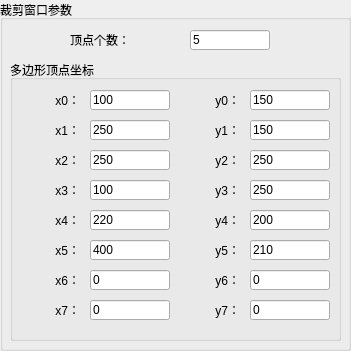
    <widget class="QGroupBox" name="groupBox_2">
     <property name="geometry">
      <rect>
       <x>370</x>
       <y>80</y>
       <width>351</width>
       <height>351</height>
      </rect>
     </property>
     <property name="title">
      <string>裁剪窗口参数</string>
     </property>
     <widget class="QLabel" name="label_4">
      <property name="geometry">
       <rect>
        <x>70</x>
        <y>30</y>
        <width>69</width>
        <height>20</height>
       </rect>
      </property>
      <property name="text">
       <string>顶点个数：</string>
      </property>
     </widget>
     <widget class="QLineEdit" name="lineEdit_n_c">
      <property name="geometry">
       <rect>
        <x>190</x>
        <y>30</y>
        <width>80</width>
        <height>20</height>
       </rect>
      </property>
      <property name="text">
       <string>5</string>
      </property>
     </widget>
     <widget class="QGroupBox" name="groupBox_nodeList_5">
      <property name="geometry">
       <rect>
        <x>10</x>
        <y>60</y>
        <width>331</width>
        <height>281</height>
       </rect>
      </property>
      <property name="title">
       <string>多边形顶点坐标</string>
      </property>
      <widget class="QLineEdit" name="lineEdit_x0_c">
       <property name="geometry">
        <rect>
         <x>80</x>
         <y>30</y>
         <width>80</width>
         <height>20</height>
        </rect>
       </property>
       <property name="text">
        <string>100</string>
       </property>
      </widget>
      <widget class="QLabel" name="label_x0_5">
       <property name="geometry">
        <rect>
         <x>20</x>
         <y>30</y>
         <width>50</width>
         <height>20</height>
        </rect>
       </property>
       <property name="text">
        <string>x0：</string>
       </property>
       <property name="alignment">
        <set>Qt::AlignRight|Qt::AlignTrailing|Qt::AlignVCenter</set>
       </property>
      </widget>
      <widget class="QLabel" name="label_y0_4">
       <property name="geometry">
        <rect>
         <x>180</x>
         <y>30</y>
         <width>50</width>
         <height>20</height>
        </rect>
       </property>
       <property name="text">
        <string>y0：</string>
       </property>
       <property name="alignment">
        <set>Qt::AlignRight|Qt::AlignTrailing|Qt::AlignVCenter</set>
       </property>
      </widget>
      <widget class="QLineEdit" name="lineEdit_y0_c">
       <property name="geometry">
        <rect>
         <x>240</x>
         <y>30</y>
         <width>80</width>
         <height>20</height>
        </rect>
       </property>
       <property name="text">
        <string>150</string>
       </property>
      </widget>
      <widget class="QLabel" name="label_x1_44">
       <property name="geometry">
        <rect>
         <x>180</x>
         <y>60</y>
         <width>50</width>
         <height>20</height>
        </rect>
       </property>
       <property name="text">
        <string>y1：</string>
       </property>
       <property name="alignment">
        <set>Qt::AlignRight|Qt::AlignTrailing|Qt::AlignVCenter</set>
       </property>
      </widget>
      <widget class="QLineEdit" name="lineEdit_y1_c">
       <property name="geometry">
        <rect>
         <x>240</x>
         <y>60</y>
         <width>80</width>
         <height>20</height>
        </rect>
       </property>
       <property name="text">
        <string>150</string>
       </property>
      </widget>
      <widget class="QLabel" name="label_x1_45">
       <property name="geometry">
        <rect>
         <x>20</x>
         <y>60</y>
         <width>50</width>
         <height>20</height>
        </rect>
       </property>
       <property name="text">
        <string>x1：</string>
       </property>
       <property name="alignment">
        <set>Qt::AlignRight|Qt::AlignTrailing|Qt::AlignVCenter</set>
       </property>
      </widget>
      <widget class="QLineEdit" name="lineEdit_x1_c">
       <property name="geometry">
        <rect>
         <x>80</x>
         <y>60</y>
         <width>80</width>
         <height>20</height>
        </rect>
       </property>
       <property name="text">
        <string>250</string>
       </property>
      </widget>
      <widget class="QLabel" name="label_x1_46">
       <property name="geometry">
        <rect>
         <x>180</x>
         <y>90</y>
         <width>50</width>
         <height>20</height>
        </rect>
       </property>
       <property name="text">
        <string>y2：</string>
       </property>
       <property name="alignment">
        <set>Qt::AlignRight|Qt::AlignTrailing|Qt::AlignVCenter</set>
       </property>
      </widget>
      <widget class="QLineEdit" name="lineEdit_y2_c">
       <property name="geometry">
        <rect>
         <x>240</x>
         <y>90</y>
         <width>80</width>
         <height>20</height>
        </rect>
       </property>
       <property name="text">
        <string>250</string>
       </property>
      </widget>
      <widget class="QLabel" name="label_x1_47">
       <property name="geometry">
        <rect>
         <x>20</x>
         <y>90</y>
         <width>50</width>
         <height>20</height>
        </rect>
       </property>
       <property name="text">
        <string>x2：</string>
       </property>
       <property name="alignment">
        <set>Qt::AlignRight|Qt::AlignTrailing|Qt::AlignVCenter</set>
       </property>
      </widget>
      <widget class="QLineEdit" name="lineEdit_x2_c">
       <property name="geometry">
        <rect>
         <x>80</x>
         <y>90</y>
         <width>80</width>
         <height>20</height>
        </rect>
       </property>
       <property name="text">
        <string>250</string>
       </property>
      </widget>
      <widget class="QLabel" name="label_x1_48">
       <property name="geometry">
        <rect>
         <x>180</x>
         <y>120</y>
         <width>50</width>
         <height>20</height>
        </rect>
       </property>
       <property name="text">
        <string>y3：</string>
       </property>
       <property name="alignment">
        <set>Qt::AlignRight|Qt::AlignTrailing|Qt::AlignVCenter</set>
       </property>
      </widget>
      <widget class="QLineEdit" name="lineEdit_y3_c">
       <property name="geometry">
        <rect>
         <x>240</x>
         <y>120</y>
         <width>80</width>
         <height>20</height>
        </rect>
       </property>
       <property name="text">
        <string>250</string>
       </property>
      </widget>
      <widget class="QLabel" name="label_x1_49">
       <property name="geometry">
        <rect>
         <x>20</x>
         <y>120</y>
         <width>50</width>
         <height>20</height>
        </rect>
       </property>
       <property name="text">
        <string>x3：</string>
       </property>
       <property name="alignment">
        <set>Qt::AlignRight|Qt::AlignTrailing|Qt::AlignVCenter</set>
       </property>
      </widget>
      <widget class="QLineEdit" name="lineEdit_x3_c">
       <property name="geometry">
        <rect>
         <x>80</x>
         <y>120</y>
         <width>80</width>
         <height>20</height>
        </rect>
       </property>
       <property name="text">
        <string>100</string>
       </property>
      </widget>
      <widget class="QLabel" name="label_x1_50">
       <property name="geometry">
        <rect>
         <x>180</x>
         <y>150</y>
         <width>50</width>
         <height>20</height>
        </rect>
       </property>
       <property name="text">
        <string>y4：</string>
       </property>
       <property name="alignment">
        <set>Qt::AlignRight|Qt::AlignTrailing|Qt::AlignVCenter</set>
       </property>
      </widget>
      <widget class="QLineEdit" name="lineEdit_y4_c">
       <property name="geometry">
        <rect>
         <x>240</x>
         <y>150</y>
         <width>80</width>
         <height>20</height>
        </rect>
       </property>
       <property name="text">
        <string>200</string>
       </property>
      </widget>
      <widget class="QLabel" name="label_x1_51">
       <property name="geometry">
        <rect>
         <x>20</x>
         <y>150</y>
         <width>50</width>
         <height>20</height>
        </rect>
       </property>
       <property name="text">
        <string>x4：</string>
       </property>
       <property name="alignment">
        <set>Qt::AlignRight|Qt::AlignTrailing|Qt::AlignVCenter</set>
       </property>
      </widget>
      <widget class="QLineEdit" name="lineEdit_x4_c">
       <property name="geometry">
        <rect>
         <x>80</x>
         <y>150</y>
         <width>80</width>
         <height>20</height>
        </rect>
       </property>
       <property name="text">
        <string>220</string>
       </property>
      </widget>
      <widget class="QLabel" name="label_x1_52">
       <property name="geometry">
        <rect>
         <x>180</x>
         <y>180</y>
         <width>50</width>
         <height>20</height>
        </rect>
       </property>
       <property name="text">
        <string>y5：</string>
       </property>
       <property name="alignment">
        <set>Qt::AlignRight|Qt::AlignTrailing|Qt::AlignVCenter</set>
       </property>
      </widget>
      <widget class="QLineEdit" name="lineEdit_y5_c">
       <property name="geometry">
        <rect>
         <x>240</x>
         <y>180</y>
         <width>80</width>
         <height>20</height>
        </rect>
       </property>
       <property name="text">
        <string>210</string>
       </property>
      </widget>
      <widget class="QLabel" name="label_x1_53">
       <property name="geometry">
        <rect>
         <x>20</x>
         <y>180</y>
         <width>50</width>
         <height>20</height>
        </rect>
       </property>
       <property name="text">
        <string>x5：</string>
       </property>
       <property name="alignment">
        <set>Qt::AlignRight|Qt::AlignTrailing|Qt::AlignVCenter</set>
       </property>
      </widget>
      <widget class="QLineEdit" name="lineEdit_x5_c">
       <property name="geometry">
        <rect>
         <x>80</x>
         <y>180</y>
         <width>80</width>
         <height>20</height>
        </rect>
       </property>
       <property name="text">
        <string>400</string>
       </property>
      </widget>
      <widget class="QLabel" name="label_x1_54">
       <property name="geometry">
        <rect>
         <x>180</x>
         <y>210</y>
         <width>50</width>
         <height>20</height>
        </rect>
       </property>
       <property name="text">
        <string>y6：</string>
       </property>
       <property name="alignment">
        <set>Qt::AlignRight|Qt::AlignTrailing|Qt::AlignVCenter</set>
       </property>
      </widget>
      <widget class="QLineEdit" name="lineEdit_y6_c">
       <property name="geometry">
        <rect>
         <x>240</x>
         <y>210</y>
         <width>80</width>
         <height>20</height>
        </rect>
       </property>
       <property name="text">
        <string>0</string>
       </property>
      </widget>
      <widget class="QLabel" name="label_x1_55">
       <property name="geometry">
        <rect>
         <x>20</x>
         <y>210</y>
         <width>50</width>
         <height>20</height>
        </rect>
       </property>
       <property name="text">
        <string>x6：</string>
       </property>
       <property name="alignment">
        <set>Qt::AlignRight|Qt::AlignTrailing|Qt::AlignVCenter</set>
       </property>
      </widget>
      <widget class="QLineEdit" name="lineEdit_x6_c">
       <property name="geometry">
        <rect>
         <x>80</x>
         <y>210</y>
         <width>80</width>
         <height>20</height>
        </rect>
       </property>
       <property name="text">
        <string>0</string>
       </property>
      </widget>
      <widget class="QLabel" name="label_x1_56">
       <property name="geometry">
        <rect>
         <x>180</x>
         <y>240</y>
         <width>50</width>
         <height>20</height>
        </rect>
       </property>
       <property name="text">
        <string>y7：</string>
       </property>
       <property name="alignment">
        <set>Qt::AlignRight|Qt::AlignTrailing|Qt::AlignVCenter</set>
       </property>
      </widget>
      <widget class="QLineEdit" name="lineEdit_y7_c">
       <property name="geometry">
        <rect>
         <x>240</x>
         <y>240</y>
         <width>80</width>
         <height>20</height>
        </rect>
       </property>
       <property name="text">
        <string>0</string>
       </property>
      </widget>
      <widget class="QLabel" name="label_x1_57">
       <property name="geometry">
        <rect>
         <x>20</x>
         <y>240</y>
         <width>50</width>
         <height>20</height>
        </rect>
       </property>
       <property name="text">
        <string>x7：</string>
       </property>
       <property name="alignment">
        <set>Qt::AlignRight|Qt::AlignTrailing|Qt::AlignVCenter</set>
       </property>
      </widget>
      <widget class="QLineEdit" name="lineEdit_x7_c">
       <property name="geometry">
        <rect>
         <x>80</x>
         <y>240</y>
         <width>80</width>
         <height>20</height>
        </rect>
       </property>
       <property name="text">
        <string>0</string>
       </property>
      </widget>
     </widget>
    </widget>
